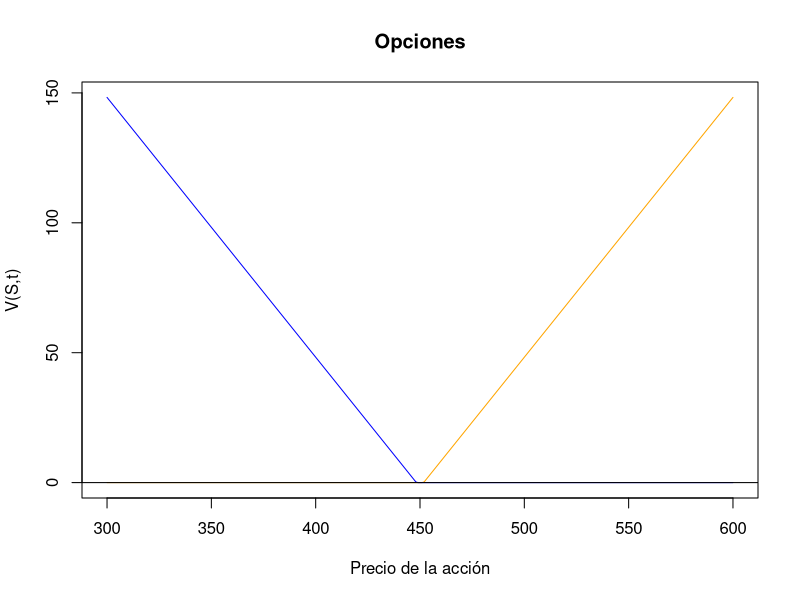

This figure's R source:
### Graficas de opciones

## Call Opción de compra V(S,t)=max(S-K,0)
## Put Opción de venta V(S,t)=max(K-S,0)
S=seq(300,600,by=1)# Precio mínimo 300 y Precio Maximo 600
K=450 #Precio ejercicio
cv=NULL
pv=NULL  
for (i in 1:length(S)){
  cv[i]=max(S[i]-K-1.74,0)
  pv[i]=max(K-S[i]-1.74,0)
}

plot(S,cv,type="l", col="orange", main="Opciones",xlab="Precio de la acción", ylab="V(S,t)")
lines(S,pv,col="blue")
abline(h=0)
